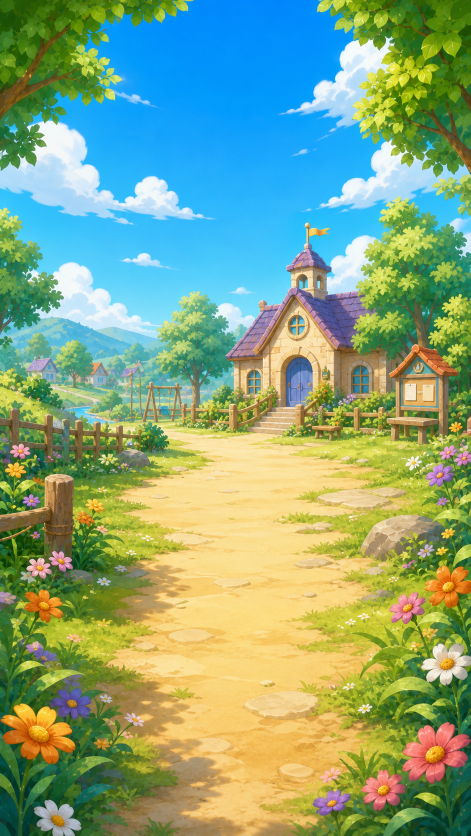
#> input picture cocos-client/art-source/home-v1/home-background-master.png, 941 x 1672 px (shown at 1/2 size)
$ python -i process-home-art.py   (imports and definitions only)
#> lines starting #> are read from the running program, lines starting #| are printed output that depends on the picture
#!/usr/bin/env python3
"""Prepare generated home art for Cocos import."""

from __future__ import annotations

import argparse
from collections import deque
import shutil
import subprocess
import sys
import tempfile
from pathlib import Path

from PIL import Image


ICON_NAMES = (
    "avatar",
    "coin",
    "character",
    "create-room",
    "join-room",
    "practice",
    "word-bank",
    "catalog",
    "history",
    "settings",
    "privacy",
    "feedback",
)
BUTTON_NAMES = ("primary-orange", "primary-blue", "primary-green", "primary-purple")

BACKGROUND_SIZE = (1080, 1920)
BACKGROUND_MAX_BYTES = 1_500_000
ICON_SIZE = (320, 320)
CHARACTER_SIZE = (512, 768)
BUTTON_SIZE = (768, 328)
LOGO_SIZE = (1280, 400)
MAX_TOTAL_BYTES = 4_000_000


# [27 lines left out: functions parse_args, copy_sources, not called in this run]


def save_background(
    source: Path,
    destination: Path,
    size: tuple[int, int] = BACKGROUND_SIZE,
    max_bytes: int = BACKGROUND_MAX_BYTES,
) -> None:
#> called with destination = 'out.png', size = (1080, 1920), max_bytes = 1500000
    with Image.open(source) as image:
#> image is the input picture: PIL image 941x1672 RGB; mean R, G, B 133.9, 166, 127.3
        image = image.convert("RGB")
        target_ratio = size[0] / size[1]
        source_ratio = image.width / image.height
#> source_ratio = 0.563
        if source_ratio > target_ratio:
            width = round(image.height * target_ratio)
#> width = 940
            left = (image.width - width) // 2
#> left = 0
            image = image.crop((left, 0, left + width, image.height))
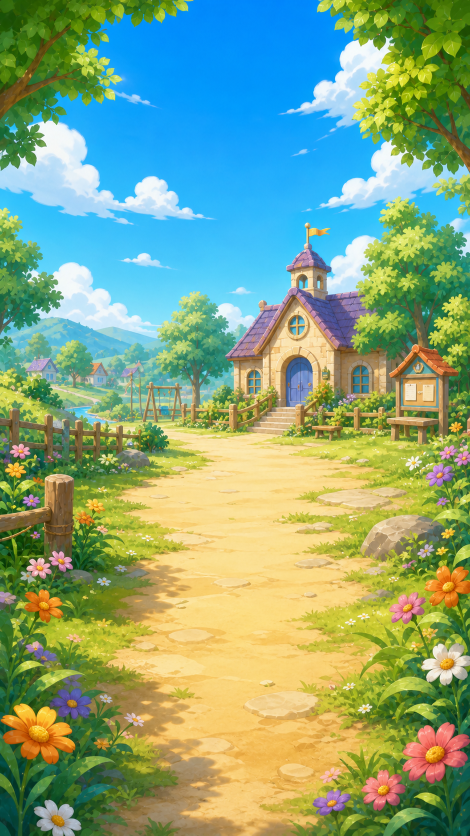
#> image: PIL image 940x1672 RGB (shown at 1/2 size); mean R, G, B 133.9, 166.1, 127.3
        elif source_ratio < target_ratio:
            height = round(image.width / target_ratio)
            top = (image.height - height) // 2
            image = image.crop((0, top, image.width, top + height))
        image = image.resize(size, Image.Resampling.LANCZOS)
#> image: PIL image 1080x1920 RGB
#> (the run stopped early here; a loop or call above may not have finished)
